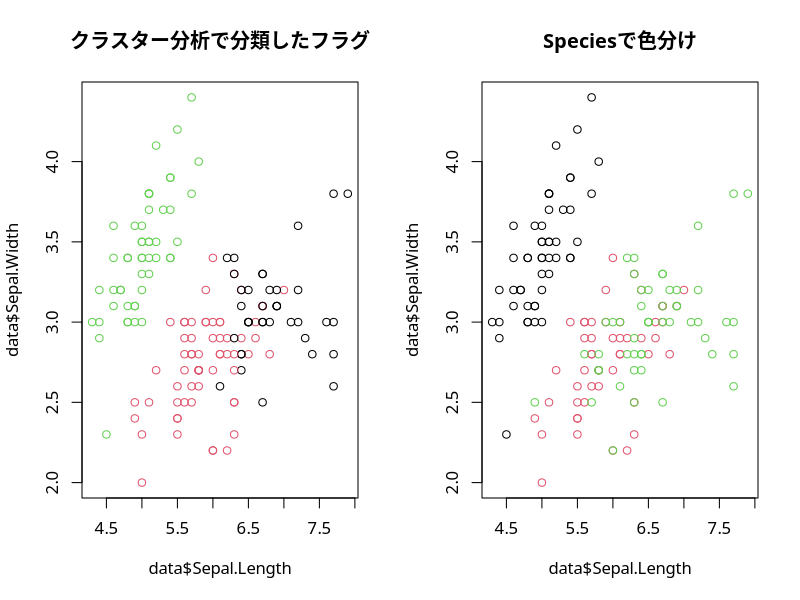

Generate this figure with R:
par(family = "HiraKakuProN-W3")

# クラスター分析用データ作成
data <- iris[1:4] # アヤメの種類以外を取得

# クラスター分析実施
km <- kmeans(x = data,centers = 3)

# 分類したフラグとirisの種類を格納
data$cluster_flg <- km$cluster
data$Species <- iris$Species

# 分類結果と種類の図示化
par(mfrow = c(1,2))
plot(data$Sepal.Length,data$Sepal.Width, col = data$cluster_flg, main = "クラスター分析で分類したフラグ")
plot(data$Sepal.Length,data$Sepal.Width, col = data$Species, main = "Speciesで色分け")
par(mfrow = c(1,1))

# どのくらいうまく分類できてるかを集計で確認。
table(data$Species,data$cluster_flg)



